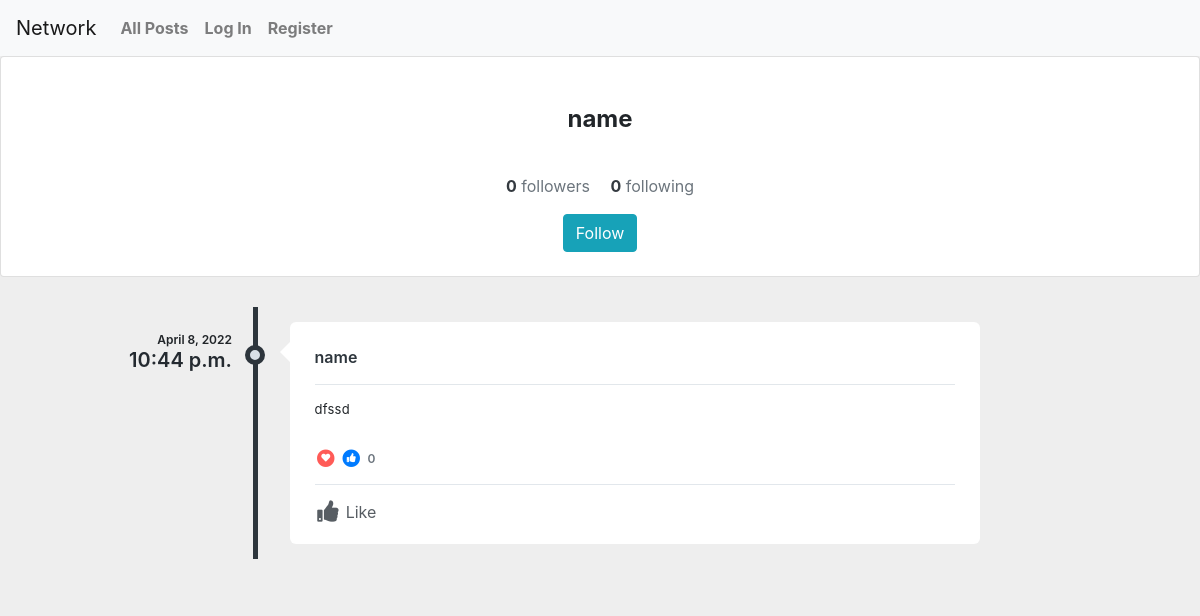
The app's page /name/, older data.
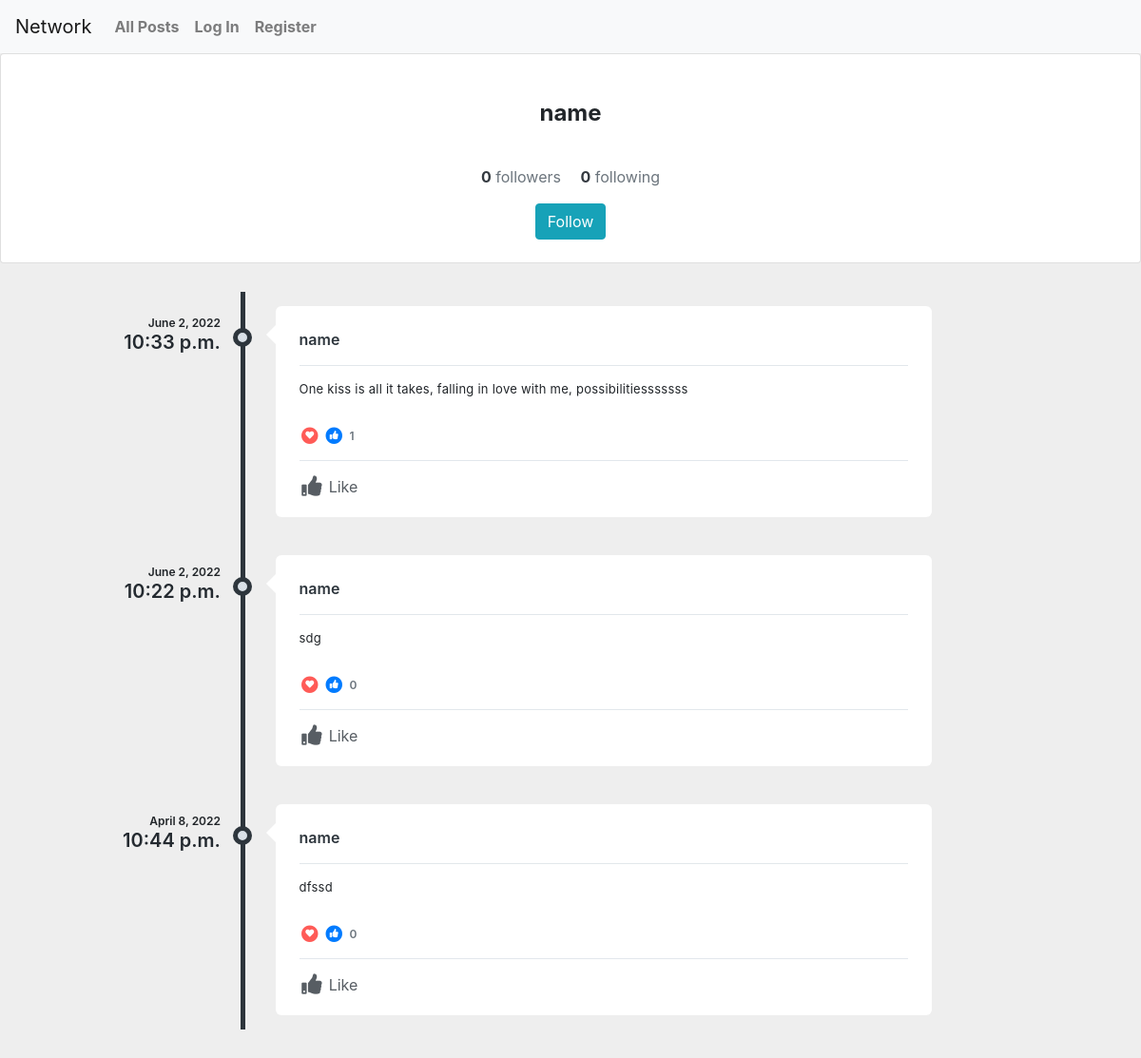
The same page, newer data.
### network/models.py (models this page shows, shortened)
class User(AbstractUser):
    pass

class Posts(models.Model):
    person = models.ForeignKey(User, on_delete=models.CASCADE)
    post = models.CharField(max_length=280)
    timestamp = models.DateTimeField(auto_now_add=True)
    likes = models.ManyToManyField(User, related_name= 'likes')
    def likes_as_flat_user_id_list(self):
        return self.likes.values_list('id', flat=True)

### network/views.py (the view)
# urls.py: path("<str:person_url>/", views.username, name="username"),
def username(request, person_url):
    if request.method == "GET":
        person = User.objects.filter(username = person_url)
        posts = Posts.objects.filter(person__username = person_url).order_by('-id')
        if Following.objects.filter(person__username = person_url).exists():
            following = Following.objects.filter(person__username = person_url ).values("following")
            for first in following:
                if first["following"] == None:
                    following = 0
                    break
                else:
                    following = Following.objects.filter(person__username = person_url ).values("following").count()
                    break
        else:
            following = 0
        if Following.objects.filter(following__username = person_url).exists():
            followers = Following.objects.filter(following__username = person_url).count()
        else:
            followers = 0
        userisfollowing = False
        if Following.objects.filter(person = request.user.id).exists():
            if Following.objects.filter(person = request.user.id, following__username = person_url).exists():
                userisfollowing = True
        return render(request, "network/userprofile.html", {"persons": person, "posts": posts, "followers": followers, "following":following, "userisfollowing": userisfollowing})

### network/templates/network/userprofile.html (shortened to what this page needs)
{% extends "network/layout.html" %}
{% load static %}
{% block body %}
<link href="https://cdnjs.cloudflare.com/ajax/libs/font-awesome/5.11.2/css/all.min.css" rel="stylesheet">
<main>
{% for person in persons %}
        <div class="card social-prof">
            <div class="container">
    <div class="text-center py-4">
      <div class="col-md-8 col-lg-6 col-xl-5 p-0 mx-auto">
        <h4 class="font-weight-bold my-4 justify-content-center  align-items-center">{{person.username}}</h4>
         <div class="container">
    <div class="d-flex  justify-content-center align-items-center py-3">
      <div>
        <a href="#" class="d-inline-block text-dark">
          <strong>{{followers}}</strong>
          <span class="text-muted">followers</span>
        </a>
        <a href="#" class="d-inline-block text-dark ml-3">
           {% if following == None %}
           <strong>0</strong>
            {% else %}
          <strong>{{following}}</strong>
           {% endif %}
          <span class="text-muted">following</span>
        </a>
      </div>
    </div>
  </div>
        </div>
{% if user.username == person.username  %}
{% else %}
{% if userisfollowing == True %}
<form action="{% url 'unfollow' person.username %}" method="post">
   {% csrf_token %}
<button type="submit" class="btn btn-info">Unfollow</button>
</form>
{% else %}
<form action="{% url 'follow' person.username %}" method="post">
<button type="submit" class="btn btn-info">Follow</button>
</form>
{% endif %}
{% endif %}
    </div>
  </div>
 </div>
 {% endfor %}
               <div class="profile-content">
               <div class="tab-content p-0">
                  <div class="tab-pane fade active show" id="profile-post">
                     <ul class="timeline">
                         {% for post in posts %}
                        <li>
                           <div class="timeline-time">
                              <span class="date">{{post.timestamp.date}}</span>
                              <span class="time">{{post.timestamp.time}}</span>
                           </div>
                           <div class="timeline-icon">
                              <a href="javascript:;">&nbsp;</a>
                           </div>
                           <div class="timeline-body">
                              <div class="timeline-header">
                                 <span class="username"><a href="javascript:;">{{post.person}}</a> <small></small></span>
                              </div>
                              <div class="timeline-content">
                                 <p data-id= "{{post.pk}}">
                                   {{post.post}}
                                 </p>
                              </div>
                              <div class="timeline-likes">
                                 <div class="stats">
                                    <span class="fa-stack fa-fw stats-icon">
                                    <i class="fa fa-circle fa-stack-2x text-danger"></i>
                                    <i class="fa fa-heart fa-stack-1x fa-inverse t-plus-1"></i>
                                    </span>
                                    <span class="fa-stack fa-fw stats-icon">
                                    <i class="fa fa-circle fa-stack-2x text-primary"></i>
                                    <i class="fa fa-thumbs-up fa-stack-1x fa-inverse"></i>
                                    </span>
                                    <span data-id= "{{post.pk}}6" class="stats-total">{{post.likes.count }} </span>
                                 </div>
                              </div>
                              <div class="timeline-footer">
                                 {% if request.user.id in post.likes_as_flat_user_id_list %}
                                 <a href="javascript:;" onclick="updatelike('{{post.pk}}')" data-id="{{post.pk}}7" class="alreadyliked m-r-15 text-inverse-lighter"><i class="fa fa-thumbs-up fa-fw fa-lg m-r-3"></i> Like</a>
                                 {% else %}
                                 <a href="javascript:;" onclick="updatelike('{{post.pk}}')" data-id="{{post.pk}}7" class="m-r-15 text-inverse-lighter"><i class="fa fa-thumbs-up fa-fw fa-lg m-r-3"></i> Like</a>
                                 {% endif %}
                              </div>
                           </div>
                           </li>
                           {% endfor%}
                        </ul>
</main>
{% endblock %}

### network/templates/network/layout.html (shortened to what this page needs)
{% load static %}
<!DOCTYPE html>
<html lang="en">
    <head>
<link rel="stylesheet" href="https://cdn.jsdelivr.net/npm/bootstrap@4.0.0/dist/css/bootstrap.min.css">
        <link href="{% static 'network/styles.css' %}" rel="stylesheet">
        <link rel="stylesheet" href="https://cdnjs.cloudflare.com/ajax/libs/font-awesome/4.7.0/css/font-awesome.min.css">
    </head>
    <body>
        <nav class="navbar navbar-expand-lg navbar-light bg-light">
            <a class="navbar-brand" href="#">Network</a>
          <div class="collapse navbar-collapse" id="navbarNavAltMarkup">
            <div>
              <ul class="navbar-nav mr-auto">
                <li class="nav-item">
                  <a class="nav-link" href="{% url 'index' %}"><strong>All Posts</strong></a>
                </li>
                {% if user.is_authenticated %}
                    <li class="nav-item">
                        <a class="nav-link" href="{% url 'following' user.id %}"><strong>Following</strong></a>
                    </li>
                    <li class="nav-item">
                        <a class="nav-link" href="{% url 'logout' %}"><strong>Log Out</strong></a>
                    </li>
                {% else %}
                    <li class="nav-item">
                        <a class="nav-link" href="{% url 'login' %}"><strong>Log In</strong></a>
                    </li>
                    <li class="nav-item">
                        <a class="nav-link" href="{% url 'register' %}"><strong>Register</strong></a>
                    </li>
                {% endif %}
              </ul>
            </div>
            </div>
          </nav>
        <div class="body">
            {% block body %}
            {% endblock %}
        </div>
    </body>
</html>

### network/static/network/styles.css (style rules this page uses)
body { background:#eee; }
.b-minus-1, .b-minus-10, .b-minus-2, .b-minus-3, .b-minus-4, .b-minus-5, .b-minus-6, .b-minus-7, .b-minus-8, .b-minus-9, .b-plus-1, .b-plus-10, .b-plus-2, .b-plus-3, .b-plus-4, .b-plus-5, .b-plus-6, .b-plus-7, .b-plus-8, .b-plus-9, .l-minus-1, .l-minus-2, .l-minus-3, .l-minus-4, .l-minus-5, .l-minus-6, .l-minus-7, .l-minus-8, .l-minus-9, .l-plus-1, .l-plus-10, .l-plus-2, .l-plus-3, .l-plus-4, .l-plus-5, .l-plus-6, .l-plus-7, .l-plus-8, .l-plus-9, .r-minus-1, .r-minus-10, .r-minus-2, .r-minus-3, .r-minus-4, .r-minus-5, .r-minus-6, .r-minus-7, .r-minus-8, .r-minus-9, .r-plus-1, .r-plus-10, .r-plus-2, .r-plus-3, .r-plus-4, .r-plus-5, .r-plus-6, .r-plus-7, .r-plus-8, .r-plus-9, .t-minus-1, .t-minus-10, .t-minus-2, .t-minus-3, .t-minus-4, .t-minus-5, .t-minus-6, .t-minus-7, .t-minus-8, .t-minus-9, .t-plus-1, .t-plus-10, .t-plus-2, .t-plus-3, .t-plus-4, .t-plus-5, .t-plus-6, .t-plus-7, .t-plus-8, .t-plus-9 { position: relative!important }
.profile-content { padding: 25px; border-radius: 4px }
.profile-content:after, .profile-content:before { content: ''; display: table; clear: both }
.profile-content .tab-content, .profile-content .tab-pane { background: 0 0 }
.timeline { list-style-type: none; margin: 0; padding: 0; position: relative }
.timeline:before { content: ''; position: absolute; top: 5px; bottom: 5px; width: 5px; background: #2d353c; left: 20%; margin-left: -2.5px }
.timeline>li { position: relative; min-height: 50px; padding: 20px 0 }
.timeline .timeline-time { position: absolute; left: 0; width: 18%; text-align: right; top: 30px }
.timeline .timeline-time .date, .timeline .timeline-time .time { display: block; font-weight: 600 }
.timeline .timeline-time .date { line-height: 16px; font-size: 12px }
.timeline .timeline-time .time { line-height: 24px; font-size: 20px; color: #242a30 }
.timeline .timeline-icon { left: 15%; position: absolute; width: 10%; text-align: center; top: 40px }
.timeline .timeline-icon a { text-decoration: none; width: 20px; height: 20px; display: inline-block; border-radius: 20px; background: #d9e0e7; line-height: 10px; color: #fff; font-size: 14px; border: 5px solid #2d353c; transition: border-color .2s linear }
.timeline .timeline-body { margin-left: 23%; margin-right: 17%; background: #fff; position: relative; padding: 20px 25px; border-radius: 6px }
.timeline .timeline-body:before { content: ''; display: block; position: absolute; border: 10px solid transparent; border-right-color: #fff; left: -20px; top: 20px }
.timeline .timeline-body>div+div { margin-top: 15px }
.timeline .timeline-body>div+div:last-child { margin-bottom: -20px; padding-bottom: 20px; border-radius: 0 0 6px 6px }
.timeline-header { padding-bottom: 10px; border-bottom: 1px solid #e2e7eb; line-height: 30px }
.timeline-header .username { font-size: 16px; font-weight: 600 }
.timeline-header .username, .timeline-header .username a { color: #2d353c }
.timeline-content { letter-spacing: .25px; line-height: 18px; font-size: 13px }
.timeline-content:after, .timeline-content:before { content: ''; display: table; clear: both }
.timeline-footer { background: #fff; border-top: 1px solid #e2e7ec; padding-top: 15px }
.timeline-footer a:not(.btn) { color: #575d63 }
.timeline-likes { color: #6d767f; font-weight: 600; font-size: 12px }
.timeline-likes .stats-total { display: inline-block; line-height: 20px }
.timeline-likes .stats-icon { float: left; margin-right: 5px; font-size: 9px }
.timeline-likes .stats-icon+.stats-icon { margin-left: -2px }
.text-danger, .text-red { color: #ff5b57!important; }

Row changes from the older to the newer data that the page shows:
added Posts: timestamp "June 2, 2022", timestamp.time "10:33 p.m.", person "name", post "One kiss is all it takes, falling in love with me, possibilitiesssssss", likes.count "1"
added Posts: timestamp "June 2, 2022", timestamp.time "10:22 p.m.", person "name", post "sdg", likes.count "0"
